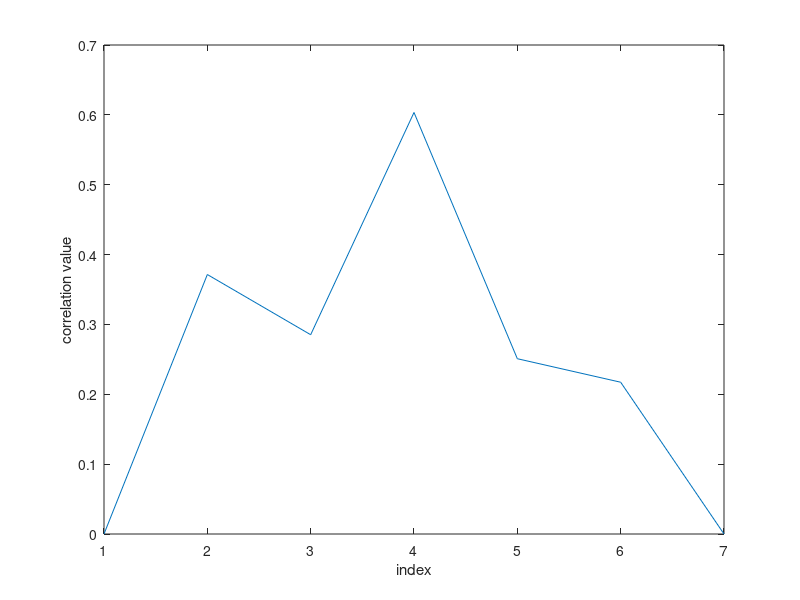
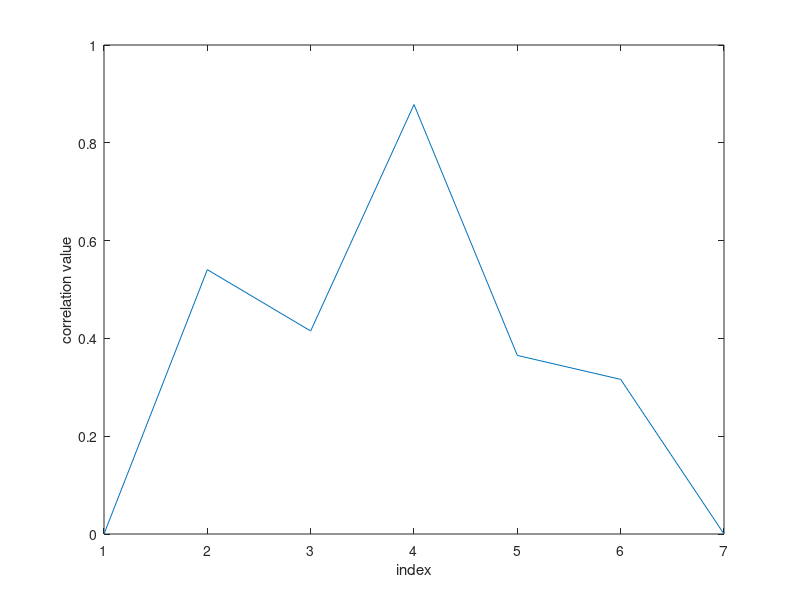

Here is the MATLAB script that generated these plots, in order:
% 1. Spatial Cross Correlation + Normalised Spatial Cross Correlation in 1d

% 1) See A and B are random vectors with the same size
A = rand(1,3);   % generate vector A using rand()
B = rand(size(A));% generate vector B with the same size

ZEROS = zeros(size(A));
% Put same size of zero at the beginning and end of B.
B = horzcat(ZEROS,B,ZEROS);

% Iteration time of the for loop
times = length(B)-length(A)+1;
% Initialize the correlation vector r
r = zeros(1,times);

for i = 1:times
    r(i) = A(1) * B(i) + A(2) * B(i+1) + A(3) * B(i+2);
end
plot(r);
xlabel('index')
ylabel('correlation value')

%2) Normalised the correlation vector

% Initialize the correlation vector r
normalised_r = zeros(1,times);
normalised_A = A/norm(A);
normalised_B = B/norm(B); 
%r2 = xcorr(normalised_A, normalised_B, 'none');

for i = 1:times
    normalised_r(i) = normalised_A(1) * normalised_B(i) + normalised_A(2) * normalised_B(i+1) + normalised_A(3) * normalised_B(i+2);
end
figure
plot(normalised_r);
xlabel('index')
ylabel('correlation value')